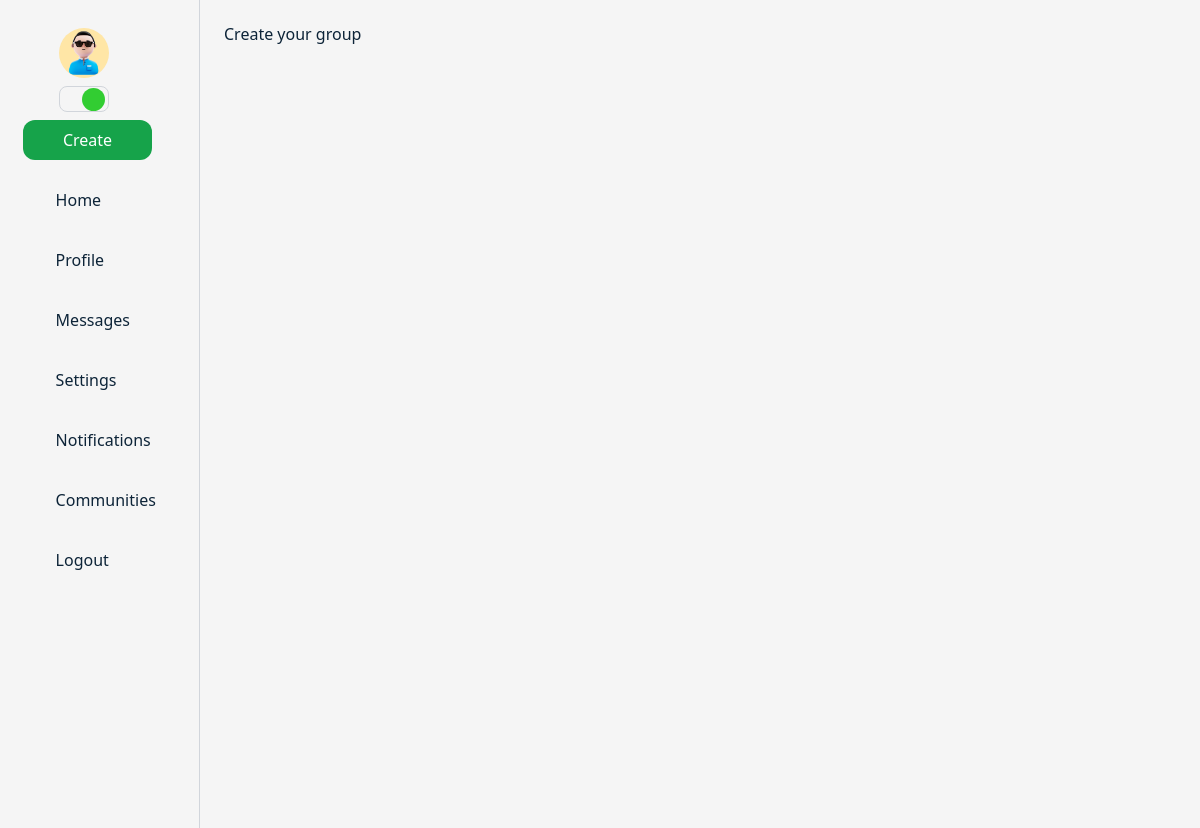
The page /allgroups/ (signed in) on the database as committed earlier.
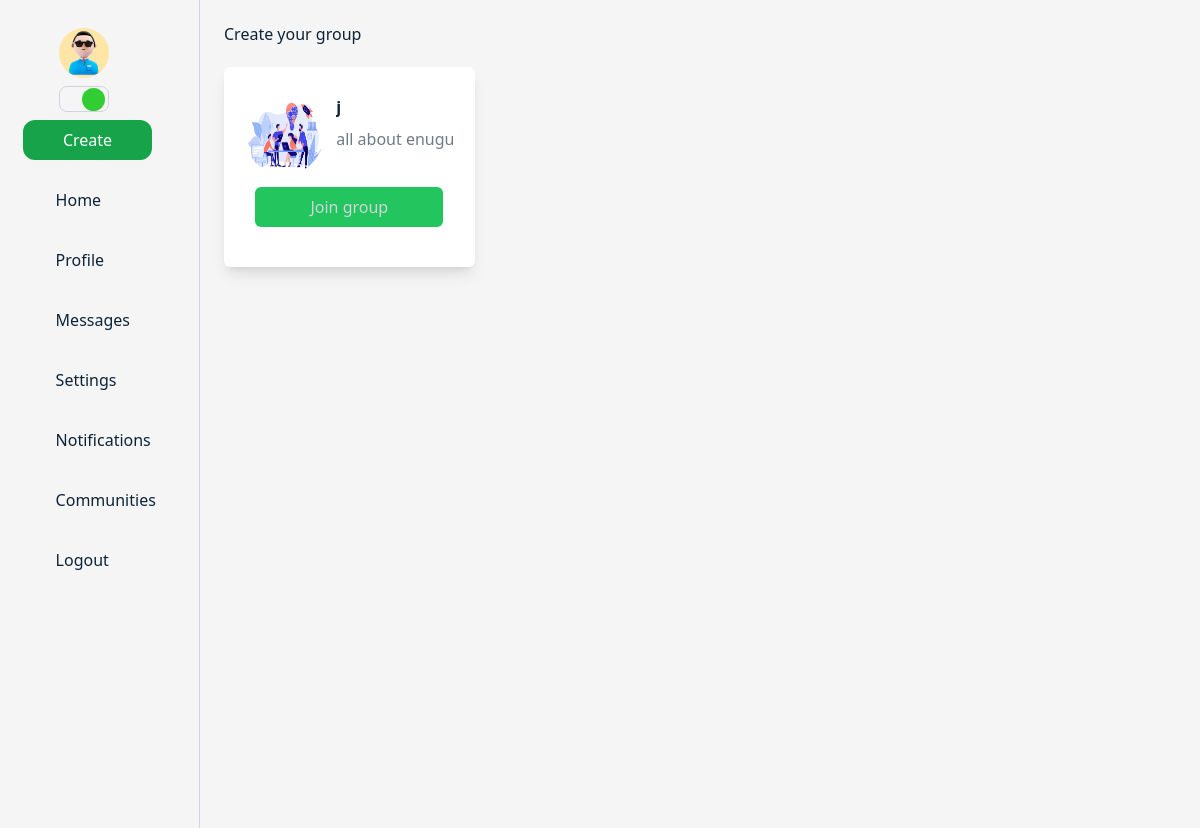
The same page on the database as committed later.
### user/models.py (models this page shows, shortened)
class CustomUser(AbstractUser):
    email = models.EmailField(_("email address"), unique=True)
    bio = models.TextField(blank= True)
    last_activity = models.DateTimeField(null=True, blank=True)
    prof_pics = models.ImageField(upload_to= 'images/', default='images/prof.jpg')
    cover_photo = models.ImageField(upload_to= 'images/', default='images/cover.jpg')
    date_joined=models.DateTimeField(auto_now_add=True, verbose_name="date_joined")
    last_login=models.DateTimeField(verbose_name="last_login", auto_now=True,)
    is_active=models.BooleanField(default=True)
    is_superuser=models.BooleanField(default=False)
    is_admin=models.BooleanField(default=False)
    is_staff=models.BooleanField(default=False)
    notifications= models.IntegerField(default=0)
    message_notif= models.IntegerField(default=0)
    logout_notification= models.IntegerField(default=0)
    logout_message_notification= models.IntegerField(default=0)
    USERNAME_FIELD = "email"
    REQUIRED_FIELDS = []
    objects = CustomUserManager()

### groupapp/models.py (models this page shows, shortened)
class UserGroups(models.Model):
    name = models.CharField(max_length=100, null=False, blank=False, unique=True)
    members = models.ManyToManyField(CustomUser, related_name="members")
    description = models.CharField(max_length=100, null=False, blank=False, unique=False)
    cover_photo = models.ImageField(null = True, blank =True, upload_to= 'group_cover/', default='groupdefault/group.jpg')
    group = models.ManyToManyField(Group, blank=True)
    owner= models.ForeignKey(CustomUser, on_delete=models.CASCADE, related_name="owner")

### groupapp/views.py (the view)
# urls.py: path('allgroups/', list_all_groups, name="allgroups"),
@login_required(login_url="login")
def list_all_groups(request):
    groups= UserGroups.objects.all()
    return render(request, "groups/allgroups.html", {"groups": groups})

### templates/groups/allgroups.html (shortened to what this page needs)
{% extends 'base.html' %}
{% load static %}
{% block content %}
<div class="w-full h-screen bg-base-lightbg dark:bg-base-darkbg pb-8 md:mb-0">
    <div class="w-full flex items-center gap-3 pt-4">
        <div class="text-[#0d2438] dark:text-gray-300 pl-6 ">Create your group </div>
        <div id="grouppagecreategroup"><i class="fa fa-plus-circle text-green-600 hover:text-green-300 cursor-pointer text-xl mt-3" aria-hidden="true" ></i>
        </div>
    </div>
    <div class="w-full h-full pt-4 px-6 grid grid-cols-2 lg:grid-cols-3 gap-5 ">
        {% for i in groups  %}
            <div class="w-[100%] h-[200px] p-1 flex flex-col gap-1 sm:p-2 sm:gap-3 justify-center items-center bg-base-lightbgvariant dark:bg-base-darkbgvariant shadow-lg rounded-md cursor-pointer transform origin-center transition-transform duration-300 hover:shadow-xl hover:scale-105">
                <div class="flex sm:gap-3 justify-center">
                    {% if i.cover_photo %}
                        <img class="w-20 h-20 rounded-full" src="{{ i.cover_photo.url }}" alt="cover photo">
                        {% else %}
                        <img class="w-20 h-20 rounded-full" src="{% static 'images/cover.jpg' %}" alt="cover photo">
                        {% endif %}
                    <div class="w-full grid justify-items-center align-content-center overflow-hidden">
                        <p class="font-bold h-fit w-full text-[#0d2438] cursor-pointer dark:text-gray-300" style="white-space: nowrap; overflow: hidden; text-overflow: ellipsis;">{{ i.name }}</p>
                        <p class="text-[#0d2438] h-fit w-full dark:text-gray-300 -mt-4 opacity-60" style="white-space: nowrap; overflow: hidden; text-overflow: ellipsis;">{{ i.description }}</p>
                    </div>
                </div>
                {% if request.user not in i.members.all and request.user != i.owner %}
                    <a href="{% url 'join-group' id=i.id %}" class="w-4/5 min-w-[107px] h-fit p-2 mb-3 rounded-md bg-green-500 text-gray-300 cursor-pointer text-center">
                        <p>Join group</p>
                    </a>
                {% else %}
                    <a href="{% url 'group-view' name=i.name %}" class="w-4/5 min-w-[107px] h-fit p-2 mb-3 rounded-md bg-green-500 text-gray-300 cursor-pointer text-center">
                        <p>View group</p>
                    </a>
                {% endif %}
            </div>
        {% endfor %}
    </div>
</div>
{% endblock content %}

### templates/base.html (shortened to what this page needs)
{% load static %}
<!DOCTYPE html>
<html lang="en">
<head>
    <link rel="stylesheet" href="{% static 'css/bg.min.css' %}">
    <link rel="stylesheet" href="{% static 'css/sidebar.min.css' %}">
    <link rel="stylesheet" href="{% static 'css/toastify.css' %}">
    <link rel="stylesheet" href="{% static 'output/result.css' %}">
    <link rel="stylesheet" href="{% static 'main.css' %}">
    <link rel="stylesheet" href="{% static 'css/base.min.css' %}">
    <link rel="stylesheet" href="{% static 'css/loading.min.css' %}">
</head>
<body  class="bg-base-lightbg dark:bg-base-darkbg h-full w-full">
    <div class="w-full h-full flex bg-base-lightbg dark:bg-base-darkbg">
        <div id="leftnav" class="hidden md:block bg-base-lightbg dark:bg-base-darkbg  w-[200px] h-full border-r border-gray-300 fixed ">
            {% include 'hometweet/leftnav.html' %}
        </div>
        <div id="middleblock" class="home  w-full h-full mt-20 md:mt-0 mb-28 md:w-[70%] xl:w-[65%] bg-base-lightbg dark:bg-base-darkbg">
            {% block content %}
            {% endblock content %}
        </div>
            {% include 'hometweet/rightnav.html' %}
    </div>
</body>
</html>

### templates/hometweet/leftnav.html (shortened to what this page needs)
{% load static %}
<!DOCTYPE html>
<html lang="en">
<head>
</head>
<body>
    <div class="w-full h-full  flex flex-col items-center ">
        <div class="w-full flex flex-col items-center mr-8">
            <img src="{{ request.user.prof_pics.url}}" class="w-[50px] h-[50px] rounded-full mt-7">
        </div>
        <div class="mr-8">
            <label for="checkbox" class="checkbox-label bg-transparent w-[50px] rounded-lg relative p-1 cursor-pointer flex justify-between items-center border border-gray-300 dark:border-gray-600 ">
                <i class="fas fa-sun text-red-700 "></i>
              <span id="ball"></span>
            </label>
        </div>
        <div x-data="{ open: false }" class="relative mr-6">
            <div @click="open = true">
                <div id="create"  class="w-fit py-2 px-10 mt-2 rounded-xl  text-white bg-green-600 cursor-pointer">Create</div>
            </div>
        </div>
        <div class="flex items-center">
            <div class="w-fit h-full text-start">
                <div class="text-[#0d2438] dark:text-white mt-5 py-2"><i class="fa fa-home" aria-hidden="true" ></i></div>
                <div class="text-[#0d2438] dark:text-white mt-5 py-2"><i class="fa fa-user" aria-hidden="true" ></i></div>
                <div class="text-[#0d2438] dark:text-white mt-5 py-2"><i class="fa fa-envelope" aria-hidden="true"></i></div>
                <div class="text-[#0d2438] dark:text-white mt-5 py-2"><i class="fa fa-cog" aria-hidden="true" ></i></div>
                <div class="text-[#0d2438] dark:text-white mt-5 py-2"></div>
                <div class="text-[#0d2438] dark:text-white mt-5 py-2"><i class="fa fa-users" aria-hidden="true" ></i></div>
                <div class="text-[#0d2438] dark:text-white mt-5 py-2"><i class="fa fa-sign-out" aria-hidden="true"></i></div>
            </div>
            <div class="w-fit flex flex-col items-start">
                <div class="text-[#0d2438] dark:text-gray-300 mt-5 hover:bg-base-lightbgvariant  dark:hover:bg-base-darkbgvariant py-2 px-4 rounded-lg cursor-pointer"><a href="{% url 'home' %}">Home</a></div>
                <div class="text-[#0d2438] dark:text-gray-300 mt-5 hover:bg-base-lightbgvariant  dark:hover:bg-base-darkbgvariant py-2 px-4 rounded-lg cursor-pointer"><a href="{% url 'profile' name=request.user.username %}">Profile</a></div>
                <div id="leftnavmessage" class="text-center justify-center text-[#0d2438] dark:text-gray-300 mt-5 relative hover:bg-base-lightbgvariant  dark:hover:bg-base-darkbgvariant py-2 px-4 rounded-lg cursor-pointer">
                    <a href="{% url 'chatintialmessage' %}">
                        Messages</a>
                </div>
                <div class="text-[#0d2438] dark:text-gray-300 mt-5 hover:bg-base-lightbgvariant  dark:hover:bg-base-darkbgvariant py-2 px-4 rounded-lg cursor-pointer">Settings</div>
                <a href="{% url 'notification_view' %}">
                    <div id="belliconcontainer" class="flex text-[#0d2438] relative dark:text-gray-300 mt-5 hover:bg-base-lightbgvariant  dark:hover:bg-base-darkbgvariant py-2 px-4 rounded-lg cursor-pointer">
                        Notifications
                    </div>
                </a>
                <a href="{% url 'allgroups' %}">
                    <div class="flex  text-[#0d2438] dark:text-gray-300 mt-5 hover:bg-base-lightbgvariant  dark:hover:bg-base-darkbgvariant py-2 px-4 rounded-lg cursor-pointer">Communities</div>
                </a>
                <div id="logout" class="flex  text-[#0d2438] dark:text-gray-300 mt-5 hover:bg-base-lightbgvariant  dark:hover:bg-base-darkbgvariant py-2 px-4 rounded-lg cursor-pointer">Logout</div>
            </div>
        </div>
    </div>
</body>
</html>

### templates/hometweet/rightnav.html (shortened to what this page needs)
{% load static %}
<!DOCTYPE html>
<html lang="en">
<head>
</head>
<body>
</body>
</html>

Rows that differ between the two databases and show on the page:
added UserGroups: cover_photo (picture), name "j", description "all about enugu", shows "Join group"
